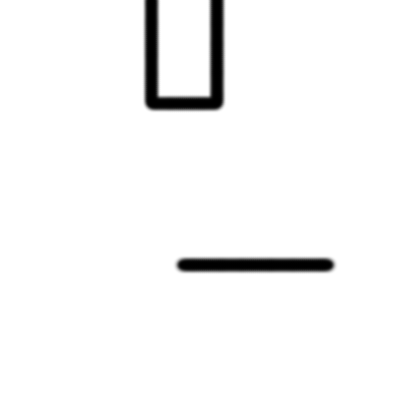
#> input picture mir_gazebo/maps/maze_virtual_walls.png, 400 x 400 px
$ python -i utils.py   (imports and definitions only)   (older library calls are emulated)
#> lines starting #> are read from the running program, lines starting #| are printed output that depends on the picture; after the words box and inside, x2 and y2 are one past the last pixel; in counts of white or black regions, pixels touching at a corner belong together
#> further down, picture is the input picture: shape (400, 400, 3); min 0, max 255, mean 246.4
# -*- coding: utf-8 -*-
"""
Created on Mon Feb  1 22:26:20 2021

@author: ADMIN
"""

import cv2
import matplotlib.pyplot as plt
import numpy as np

def showOpenCVImagesGrid(images, x, y, titles=None, axis="on"):
    fig = plt.figure()
    i = 1
    for image in images:
        copy = image.copy()
        channel = len(copy.shape)
        cmap = None
        if channel == 2:
            cmap = "gray"
        elif channel == 3:
            copy = cv2.cvtColor(copy, cv2.COLOR_BGR2RGB)
        elif channel == 4:
            copy = cv2.cvtColor(copy, cv2.COLOR_BGRA2RGBA)

        fig.add_subplot(x, y, i)
        if titles is not None:
            plt.title(titles[i-1])
        plt.axis(axis)
        plt.imshow(copy, cmap=cmap)
        i += 1
    plt.show()


def grayImage(image):
    gray = cv2.cvtColor(image, cv2.COLOR_BGR2GRAY)
    return gray


def drawLines(image, lines, thickness=5):
    for line in lines:
        # print("line="+str(line))
        cv2.line(image, (line[0], line[1]), (line[2], line[3]),
                (255, 0, 255), thickness)


def drawContours(image, contours, thickness=1):
    i = 0
    for contour in contours:
        cv2.drawContours(image, [contours[i]], i, (0, 255, 0), thickness)
        area = cv2.contourArea(contour)
        i += 1

def angle_cos(p0, p1, p2):
    d1, d2 = (p0-p1).astype('float'), (p2-p1).astype('float')
    return abs( np.dot(d1, d2) / np.sqrt( np.dot(d1, d1)*np.dot(d2, d2) ) )

def find_squares(img):
    img = cv2.GaussianBlur(img, (5, 5), 0)
    squares = []
    for gray in cv2.split(img):
        for thrs in range(0, 255, 26):
            if thrs == 0:
                bin = cv2.Canny(gray, 0, 50, apertureSize=5)
                bin = cv2.dilate(bin, None)
            else:
                _retval, bin = cv2.threshold(gray, thrs, 255, cv2.THRESH_BINARY)
            _,contours, _hierarchy = cv2.findContours(bin, cv2.RETR_LIST, cv2.CHAIN_APPROX_SIMPLE)
            for cnt in contours:
                cnt_len = cv2.arcLength(cnt, True)
                cnt = cv2.approxPolyDP(cnt, 0.02*cnt_len, True)
                if len(cnt) == 4 and cv2.contourArea(cnt) > 1000 and cv2.isContourConvex(cnt):
                    cnt = cnt.reshape(-1, 2)
                    max_cos = np.max([angle_cos( cnt[i], cnt[(i+1) % 4], cnt[(i+2) % 4] ) for i in range(4)])
                    if max_cos < 0.1:
                        squares.append(cnt)
#> this loop made 3 passes
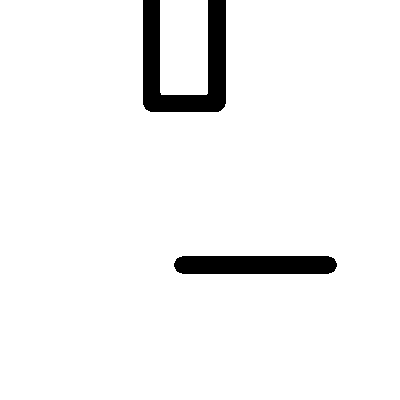
#> bin: shape (400, 400); 95.3% white; 2 black regions, box (x1, y1, x2, y2) and area: (143, 0, 226, 112) 4694, (174, 256, 337, 274) 2846
#> after the loop, cnt = [[0, 0], [0, 399], [399, 399], [399, 0], [226, 0], [218, 112], [144, 108], [142, 0]]; max_cos = 0.0434; squares = 27 items
    return squares

>>> import cv2
>>> picture = cv2.imread('../../mir_gazebo/maps/maze_virtual_walls.png')
>>> result = find_squares(picture)
#> result = 27 items
